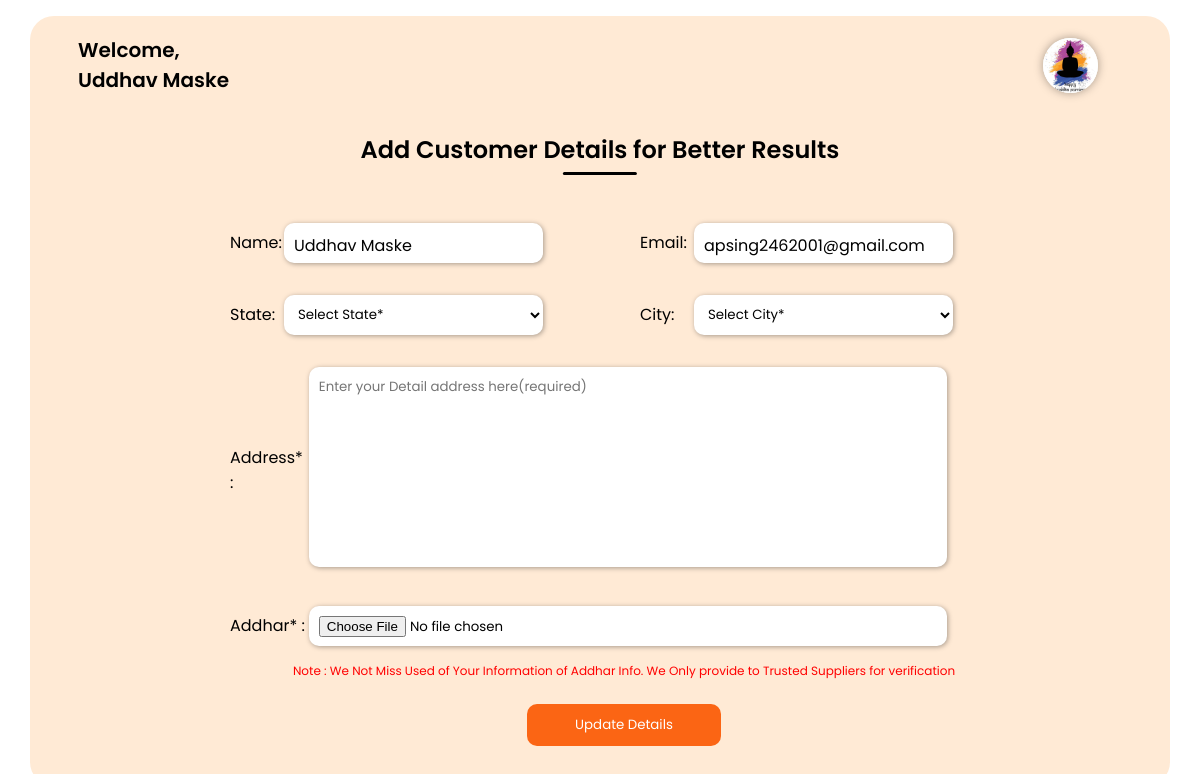
/supplier-details/3 (signed in), run on the app's committed database.
### messApp/models.py (models this page shows, shortened)
class Supplier(models.Model):
    user = models.ForeignKey(User,on_delete=models.CASCADE)
    name = models.CharField(max_length=5000,null=True,blank=True)
    email = models.EmailField(max_length=3000)
    number = models.CharField(max_length=12,null=True,blank=True)
    image = models.ImageField(upload_to='supplierImage/', height_field=None, width_field=None, max_length=None)
    id_proof = models.ImageField(upload_to='supplier-id/', height_field=None, width_field=None, max_length=None)
    address = models.TextField(null=True,blank=True)
    active = models.BooleanField(default=False)
    label = models.CharField(max_length=500,default='panding',null=True,blank=True)
    date_of_joining = models.DateField(auto_now=False, auto_now_add=True)
    experience = models.IntegerField(default=0)
    otp = models.CharField(max_length=50,null=True,blank=True)
    email_verify = models.BooleanField(default=False)

### messApp/views.py (the view, shortened to what this page needs)
# urls.py: path('supplier-details/<str:pk>',views.SupplierUserDetails,name='supplier-details'),
def SupplierUserDetails(request,pk):
    supplier = None
    if request.user.is_active:
        user = User.objects.get(username = request.user.username)
        if Supplier.objects.filter(user = user).exists():
            supplier = Supplier.objects.get(user = request.user)
        else:
            return redirect('/supplier-login')
        return render(request,'supplier/fill-details.html',{'supplier':supplier})
    return redirect('/supplier-login')

### templates/supplier/fill-details.html (shortened to what this page needs)
{% load static %}
<!DOCTYPE html>
<html lang="en">
<head>
    <link rel="stylesheet" href="https://cdnjs.cloudflare.com/ajax/libs/font-awesome/6.0.0-beta3/css/all.min.css"
 />
    <link rel="stylesheet" href="{% static 'css/first__page_userpanal_customer.css' %}">
</head>
<body>
    <div class="wrapper">
        <header class="header">
            <div class="left">
                <h2 class="header__heading">Welcome, <br>
                    <span>{{supplier.name}}</span>
                </h2>
            </div>
            <div id="right">
                <div class="profile__container__header">
                    {% if supplier.image %}
                    <img src="{{supplier.image.url}}" alt="">
                    {% else %}
                    <img src="{% static 'images/—Pngtree—indian food talley curry soup_6814449.png' %}" alt="">
                    {% endif %}
                </div>
            </div>
        </header>
        <div class="section__heading">
            <h2>Add Customer Details for Better Results </h2>
        </div>
        <form action="" method="POST" class="details_form" enctype="multipart/form-data">
            <div class="combo__container">
                <div class="input__field">
                    <div class="input__heading">
                        <label>Name:</label>
                    </div>
                    <div class="input__box">
                        <p>{{supplier.name}}</p>
                    </div>
                </div>
                <div class="input__field">
                    <div class="input__heading">
                        <label>Email:</label>
                    </div>
                    <div class="input__box">
                        <p>{{supplier.email}}</p>
                    </div>
                </div>
            </div>
            <div class="combo__container">
                <div class="input__field">
                    <div class="input__heading">
                        <label>State:</label>
                    </div>
                    <div class="input__box">
                        <select required>
                            <option value="">Select State*</option>
                        </select>
                    </div>
                </div>
                <div class="input__field">
                    <div class="input__heading">
                        <label>City:</label>
                    </div>
                    <div class="input__box">
                        <select name="city" required>
                            <option value="">Select City*</option>
                        </select>
                    </div>
                </div>
            </div>
            <div class="input__field">
                <div class="input__heading address_heading">
                    <label>Address* :</label>
                </div>
                <div class="input__box">
                    <textarea name="address" placeholder="Enter your Detail address here(required)"
                        required></textarea>
                </div>
            </div>
            <div class="input__field">
                <div class="input__heading address_heading">
                    <label>Addhar* :</label>
                </div>
                <div class="input__box">
                    <input type="file" accept="*" class="addhar" name="id_proof" required />
                </div>
            </div>
            <div class="para">
                <p style="color:red;font-size:12px;">Note : We Not Miss Used of Your Information of Addhar Info. We Only provide to
                    Trusted
                    Suppliers for verification</p>
            </div>
            <div class="update__btn__container">
                <button type="submit">Update Details</button>
            </div>
        </form>
    </div>
</body>
</html>

### static/css/first__page_userpanal_customer.css (style rules this page uses)
* { padding: 0; margin: 0; box-sizing: border-box; font-family: 'Poppins', sans-serif; }
:root { --primary-color : #FB6514; --secondary-color : #FD853A; --light-primary : #FE8273; --light-secondary : #FDDCAB; --light-light-primary : #FFEAD5; --light-light-secondary : #FFF6ED; --X-light : #FFFAF5; --white : #fff; --black : #000; --green : green; --red : red; --light-bg: #FFEFD8; }
:root { --small-font: .8rem; --primary-font: 1rem; --large-primary-font : 1.15rem; --secondary-font: 1.25rem; --large-font: 1.5rem; --x-large: 1.75rem; --xx-large: 2rem; --xxx-large : 2.5rem; }
:root { --mg-5: .5rem; --mg-7 : .7rem; --mg-8 : .8rem; --mg-10 : 1rem; --mg-12 : 1.2rem; --mg-15 : 1.5rem; --mg-20 : 2rem; --mg-25 : 2.5rem; --mg-30 : 3rem; --mg-35: 3.5rem; --mg-40: 4rem; }
body { width: 100%; min-height: 100vh; display: flex; justify-content: center; align-items: center; }
.wrapper { width: 95%; min-height: 95vh; margin: var(--mg-10) 0; border-radius: var(--mg-15); background-color: var(--light-light-primary); display: flex; align-items: center; justify-content: center; flex-direction: column; }
.header { width: 100%; display: flex; justify-content: space-between; align-items: center; padding: var(--mg-8) var(--mg-30); padding-right: var(--mg-15); padding-top: var(--mg-12); }
.header .left { flex-basis: 30%; box-shadow: none !important; }
.header__heading { font-weight: 600; font-size: var(--secondary-font); text-align: left !important; }
.header #right { flex-basis: 25%; display: flex; justify-content: flex-end; padding-right: var(--mg-30); }
.profile__container__header { width: 55px; height: 55px; border-radius: 50%; background-color: var(--white); box-shadow: 0 0 10px rgba(0, 0, 0, 0.349); cursor: pointer; overflow: hidden; }
.profile__container__header img { width: 100%; height: 100%; }
.section__heading h2 { font-weight: 600; font-size: var(--large-font); text-align: center; padding: var(--mg-5); margin: var(--mg-10) auto; position: relative; }
.section__heading h2::after { content: ""; width: 15%; height: 3px; border-radius: var(--mg-20); position: absolute; bottom: 0; left: 50%; background: #000; transform: translateX(-50%); }
.details_form { width: 100%; display: flex; justify-content: center; align-items: center; flex-direction: column; margin-left: var(--mg-30); padding: var(--mg-10) 10rem; }
.combo__container { width: 100%; display: flex; }
.input__field { flex: 1; width: 100%; padding: var(--mg-10); display: flex; align-items: center; }
.input__heading { flex: 0.15; width: 100%; }
.address_heading { flex: 0.1; width: 100%; }
.input__box { flex: 0.9; width: 100%; }
.input__box input , .input__box select , .input__box p { width: 80%; height: 40px; border-radius: 10px; border: none; outline: none; padding: 10px; background-color: #fff; box-shadow: 1px 1px 5px rgba(0, 0, 0, 0.349); }
.input__box textarea { width: 90%; height: 200px; border-radius: 10px; resize: none; border: none; outline: none; padding: 10px; box-shadow: 1px 1px 5px rgba(0, 0, 0, 0.349); }
.input__box .addhar { width: 90%; }
.update__btn__container button { margin: var(--mg-15) 0; padding: var(--mg-7) var(--mg-30); border-radius: 10px; border: none; outline: none; cursor: pointer; background-color: var(--primary-color); color: #fff; transition: all 0.5s ease; }

### data on the page
Supplier: name "Uddhav Maske", image (picture), email "apsing2462001@gmail.com"
